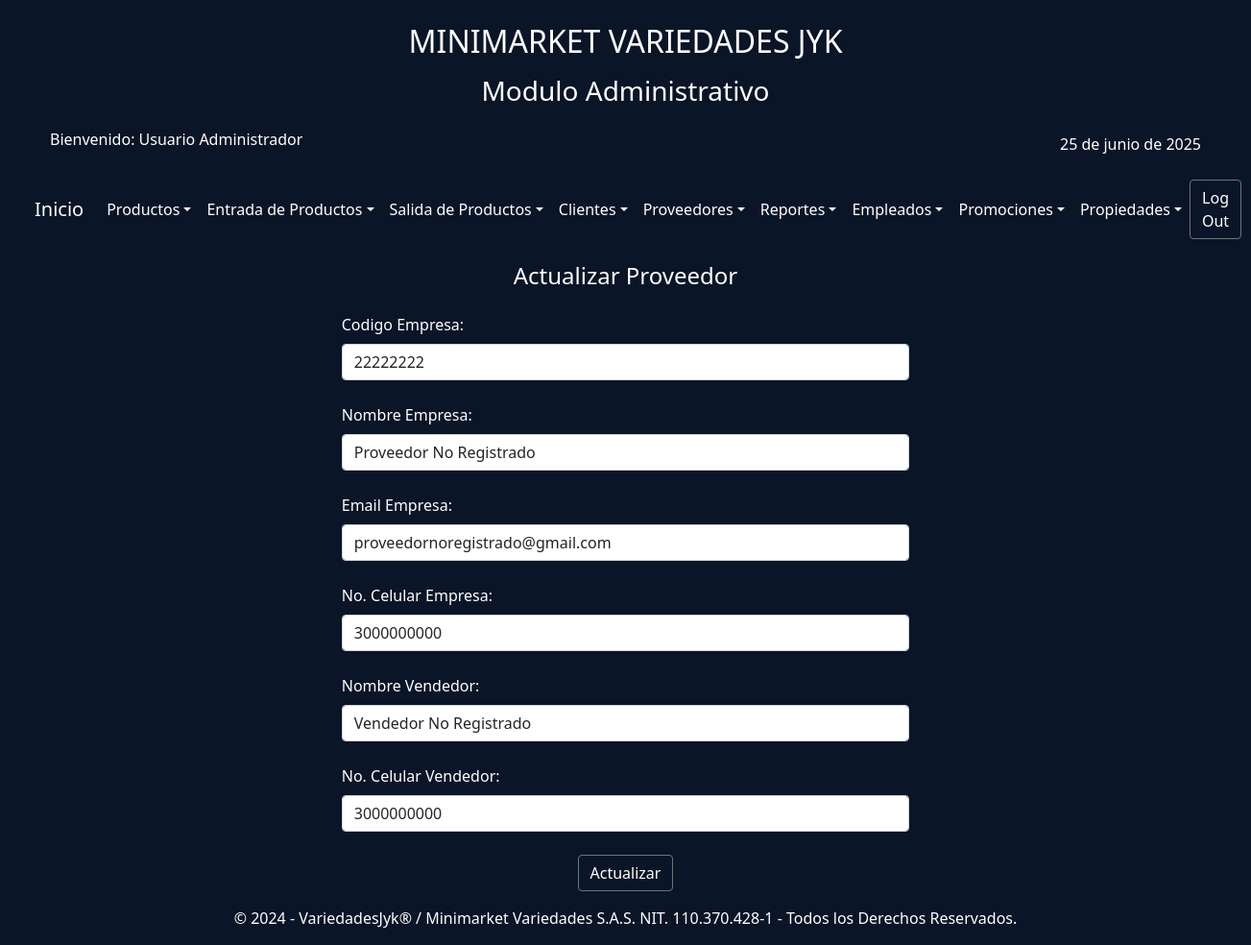
The app's page /index.php?action=actualizarProveedorId&idProveedor=1 (signed in) with its own data.
### tables this page shows
CREATE TABLE IF NOT EXISTS `proveedores` (
  `idProveedor` int NOT NULL AUTO_INCREMENT,
  `NitProveedor` varchar(15) NOT NULL,
  `NombreProveedor` varchar(30) NOT NULL,
  `Email` varchar(40) NOT NULL,
  `CelularProveedor` varchar(10) NOT NULL,
  `NombreVendedor` varchar(30) NOT NULL,
  `CelularVendedor` varchar(10) NOT NULL,
  PRIMARY KEY (`idProveedor`)
);

### controllers/controladorProveedor.php (called while the page is built, shortened)
<?php
require_once('./models/modeloProveedor.php');
require_once('./config/conexionBDJYK.php');
class ControladorProveedor
{
    private $modeloProveedor;
    public function __construct()
    {
        $database = new DataBase();
        $this->db = $database->getConnectionJYK();
        $this->modeloProveedor = new ModeloProveedor($this->db);
    }
    public function proveedorId()
    {
        $idProveedor = $_GET['idProveedor'] ?? '';
        return $this->modeloProveedor->consultGenProveedorId($idProveedor);
    }
}

### config/conexionBDJYK.php (called while the page is built)
<?php
class DataBase
{
    private $host = "localhost";
    private $db_name = "variedadesjyk";
    private $username = "variedadesjyk";
    private $password = "variedJYK2025";
    private static $conn = null;
    public function getConnectionJYK()
    {
        if (self::$conn === null) {
            try {
                self::$conn = new PDO(
                    "mysql:host=" . $this->host . ";dbname=" . $this->db_name,
                    $this->username,
                    $this->password
                );
                self::$conn->exec("set names utf8");
            } catch (PDOException $e) {
                echo "Error de Conexión: " . $e->getMessage();
                exit;
            }
        }
        return self::$conn;
    }
}

### models/modeloProveedor.php (called while the page is built, shortened)
<?php
class ModeloProveedor
{
    private $conn;
    private $table = "proveedores";
    public function __construct($db)
    {
        $this->conn = $db;
    }
    public function consultGenProveedorId($idProveedor)
    {
        $query = "SELECT * FROM " . $this->table . " WHERE idProveedor=?";
        $stmt = $this->conn->prepare($query);
        $stmt->execute([$idProveedor]);
        return $stmt->fetchAll(PDO::FETCH_ASSOC);
    }
}

### views/proveedor/actualizarProveedor.php (the view, shortened to what this page needs)
<?php include('./views/layautModAdmin/headerModAdmin.php'); ?>
<div class="container-fluid">
    <div class="row justify-content-center">
        <div class="col-lg-6 col-md-8 col-sm-10">
            <div class="text-center text-white mt-3">
                <h4>Actualizar Proveedor</h4>
            </div>
            <form class=" mt-2" action="index.php?action=actualizarProveedor" method="post">
                <?php foreach($proveedores as $proveedor): ?>
                <div class=" mt-2">
                    <label for="nitProveedor" class="form-label text-white mt-3">Codigo Empresa:</label>
                    <input type="text" class="form-control" name="nitProveedor" value="<?= $proveedor['NitProveedor']; ?>" placeholder="Nit" required>
                </div>
                <div class="mt-2">
                    <label for="nomProveedor" class="form-label text-white mt-3">Nombre Empresa:</label>
                    <input type="text" class="form-control" name="nomProveedor" value="<?= $proveedor['NombreProveedor']; ?>" placeholder="" required>
                </div>
                <div class="mt-2">
                    <label for="correoProv" class="form-label text-white mt-3">Email Empresa:</label>
                    <input type="email" class="form-control" id="correo" name="correoProv" value="<?= $proveedor['Email']; ?>" placeholder="" required>
                </div>
                <div class=" mt-2">
                    <label for="celProveedor" class="form-label text-white mt-3">No. Celular Empresa:</label>
                    <input type="text" class="form-control" name="celProveedor" value="<?= $proveedor['CelularProveedor']; ?>" pattern="3[0-9]{9}" maxlength="10" title="Ingresa un número de celular válido (10 dígitos, inicia en 3)" required>
                </div>
                <div class="mt-2">
                    <label for="nomVendedor" class="form-label text-white mt-3">Nombre Vendedor:</label>
                    <input type="text" class="form-control" name="nomVendedor" value="<?= $proveedor['NombreVendedor']; ?>" placeholder="" required>
                </div>
                <div class=" mt-2">
                    <label for="celVendedor" class="form-label text-white mt-3">No. Celular Vendedor:</label>
                    <input type="text" class="form-control" name="celVendedor" value="<?= $proveedor['CelularVendedor']; ?>" pattern="3[0-9]{9}" maxlength="10" title="Ingresa un número de celular válido (10 dígitos, inicia en 3)" required>
                </div>
                <div class="text-center mt-4">
                    <button type="submit" class="btn btn-outline-secondary text-white">Actualizar</button>
                </div>
                <?php endforeach; ?>
            </form>
        </div>
    </div>
</div>
</div>
</main>
<?php include('./views/layautModAdmin/footerModAdmin.php'); ?>

### css/DesingBody.css (style rules this page uses)
body { background-color: #0a1527 ; }
.row { margin: 0; padding: 0; }

### records on screen
proveedores: nitProveedor "22222222", nomProveedor "Proveedor No Registrado", correoProv "proveedornoregistrado@gmail.com", celProveedor "3000000000", nomVendedor "Vendedor No Registrado", celVendedor "3000000000"

### other values on screen
$_SESSION['nombre'] "Usuario"
$_SESSION['apellido'] "Administrador"
